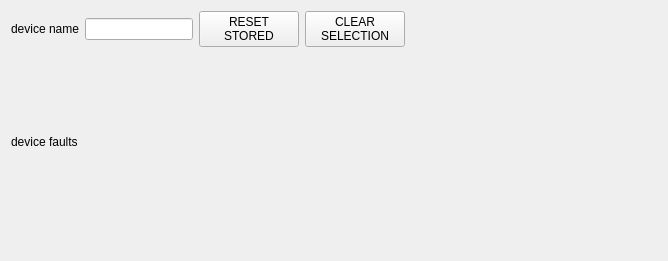
<?xml version="1.0" encoding="UTF-8"?>
<ui version="4.0">
 <class>SwiotFaults</class>
 <widget class="QWidget" name="SwiotFaults">
  <property name="geometry">
   <rect>
    <x>0</x>
    <y>0</y>
    <width>668</width>
    <height>261</height>
   </rect>
  </property>
  <property name="windowTitle">
   <string>Form</string>
  </property>
  <layout class="QVBoxLayout" name="verticalLayout">
   <item>
    <layout class="QHBoxLayout" name="horizontalLayout_2">
     <item>
      <layout class="QHBoxLayout" name="horizontalLayout">
       <property name="sizeConstraint">
        <enum>QLayout::SetMinimumSize</enum>
       </property>
       <item>
        <widget class="QLabel" name="label_name">
         <property name="sizePolicy">
          <sizepolicy hsizetype="Fixed" vsizetype="Fixed">
           <horstretch>0</horstretch>
           <verstretch>0</verstretch>
          </sizepolicy>
         </property>
         <property name="text">
          <string>device name</string>
         </property>
        </widget>
       </item>
       <item>
        <widget class="QLineEdit" name="lineEdit_numeric">
         <property name="sizePolicy">
          <sizepolicy hsizetype="Fixed" vsizetype="Fixed">
           <horstretch>0</horstretch>
           <verstretch>0</verstretch>
          </sizepolicy>
         </property>
         <property name="alignment">
          <set>Qt::AlignCenter</set>
         </property>
        </widget>
       </item>
      </layout>
     </item>
     <item>
      <widget class="QPushButton" name="reset_button">
       <property name="enabled">
        <bool>true</bool>
       </property>
       <property name="sizePolicy">
        <sizepolicy hsizetype="Fixed" vsizetype="Fixed">
         <horstretch>100</horstretch>
         <verstretch>0</verstretch>
        </sizepolicy>
       </property>
       <property name="minimumSize">
        <size>
         <width>100</width>
         <height>0</height>
        </size>
       </property>
       <property name="styleSheet">
        <string notr="true">QPushButton { 	height: 30px; 	font-weight: normal; 	font-style: normal; 	text-align: center; }</string>
       </property>
       <property name="text">
        <string>RESET
STORED</string>
       </property>
      </widget>
     </item>
     <item>
      <widget class="QPushButton" name="clear_selection_button">
       <property name="enabled">
        <bool>true</bool>
       </property>
       <property name="sizePolicy">
        <sizepolicy hsizetype="Fixed" vsizetype="Fixed">
         <horstretch>100</horstretch>
         <verstretch>0</verstretch>
        </sizepolicy>
       </property>
       <property name="minimumSize">
        <size>
         <width>100</width>
         <height>0</height>
        </size>
       </property>
       <property name="styleSheet">
        <string notr="true">QPushButton { 	height: 30px; 	font-weight: normal; 	font-style: normal; 	text-align: center; }</string>
       </property>
       <property name="text">
        <string>CLEAR
SELECTION</string>
       </property>
      </widget>
     </item>
     <item>
      <spacer name="horizontalSpacer_2">
       <property name="orientation">
        <enum>Qt::Horizontal</enum>
       </property>
       <property name="sizeHint" stdset="0">
        <size>
         <width>40</width>
         <height>20</height>
        </size>
       </property>
      </spacer>
     </item>
    </layout>
   </item>
   <item>
    <layout class="QHBoxLayout" name="horizontalLayout_7">
     <item>
      <widget class="QLabel" name="faults_explanation">
       <property name="sizePolicy">
        <sizepolicy hsizetype="Preferred" vsizetype="Minimum">
         <horstretch>0</horstretch>
         <verstretch>0</verstretch>
        </sizepolicy>
       </property>
       <property name="text">
        <string>device faults</string>
       </property>
      </widget>
     </item>
     <item>
      <spacer name="horizontalSpacer_3">
       <property name="orientation">
        <enum>Qt::Horizontal</enum>
       </property>
       <property name="sizeHint" stdset="0">
        <size>
         <width>40</width>
         <height>20</height>
        </size>
       </property>
      </spacer>
     </item>
    </layout>
   </item>
   <item>
    <layout class="QHBoxLayout" name="horizontalLayout_5">
     <item>
      <layout class="QHBoxLayout" name="faults_layout">
       <property name="sizeConstraint">
        <enum>QLayout::SetFixedSize</enum>
       </property>
      </layout>
     </item>
     <item>
      <spacer name="horizontalSpacer_6">
       <property name="orientation">
        <enum>Qt::Horizontal</enum>
       </property>
       <property name="sizeHint" stdset="0">
        <size>
         <width>40</width>
         <height>20</height>
        </size>
       </property>
      </spacer>
     </item>
    </layout>
   </item>
  </layout>
 </widget>
 <resources/>
 <connections/>
</ui>
